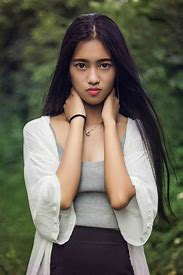
#> input picture 人脸识别案例/people.jpg, 183 x 275 px
$ python '人脸识别案例.py'
#> lines starting #> are read from the running program, lines starting #| are printed output that depends on the picture; after the words box and inside, x2 and y2 are one past the last pixel; in counts of white or black regions, pixels touching at a corner belong together
import cv2 as cv
import matplotlib.pyplot as plt

# 加载分类器
face_cas = cv.CascadeClassifier('D:/pythonProject/face/opencv/sources/data/haarcascades/haarcascade_frontalface_default.xml')
eyes_cas = cv.CascadeClassifier('D:/pythonProject/face/opencv/sources/data/haarcascades/haarcascade_eye.xml')

# 检查分类器是否加载成功
if face_cas.empty() or eyes_cas.empty():
    raise IOError('Unable to load the face/eye cascade classifiers.')

# 读取图片
img = cv.imread("people.jpg")
#> img is the input picture: shape (275, 183, 3); mean B, G, R 86.3, 100.1, 102.7
gray = cv.cvtColor(img, cv.COLOR_BGR2GRAY)
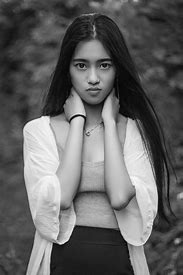
#> gray: shape (275, 183); min 1, max 254, mean 99.3

# 调用识别人脸
faceRects = face_cas.detectMultiScale(gray, scaleFactor=1.2, minNeighbors=3, minSize=(32, 32))
#> faceRects = [[63, 44, 58, 58], [15, 25, 52, 52]]

# 绘制人脸框
for faceRect in faceRects:
    x, y, w, h = faceRect
    cv.rectangle(img, (x, y), (x + w, y + h), (0, 255, 0), 3)

    # 在识别出的人脸中进行眼睛的检测
    roi_gray = gray[y:y+h, x:x+w]
    roi_color = img[y:y+h, x:x+w]
    eyes = eyes_cas.detectMultiScale(roi_gray)

    # 绘制眼睛框
    for (ex, ey, ew, eh) in eyes:
        cv.rectangle(roi_color, (ex, ey), (ex + ew, ey + eh), (0, 255, 0), 2)
#> this loop made 2 passes
#> (x, y, w, h, eyes) on pass 1: (63, 44, 58, 58, [[8, 10, 22, 22], [29, 11, 22, 22]])
#> pass 1, `roi_gray = gray[y:y+h, x:x+w]`:
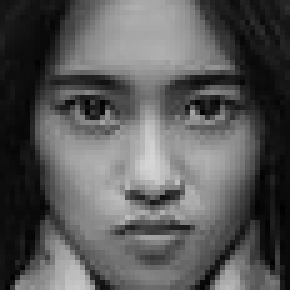
#> roi_gray: shape (58, 58) (shown 5 times larger); min 1, max 213, mean 88.2
#> pass 1, `roi_color = img[y:y+h, x:x+w]`:
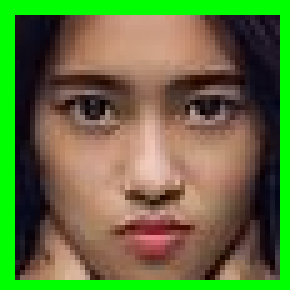
#> roi_color: shape (58, 58, 3) (shown 5 times larger); mean B, G, R 62.6, 114.5, 99.3
#> pass 2, `roi_gray = gray[y:y+h, x:x+w]`:
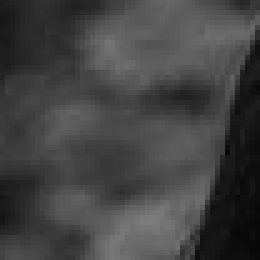
#> roi_gray: shape (52, 52) (shown 5 times larger); min 7, max 124, mean 67
#> pass 2, `roi_color = img[y:y+h, x:x+w]`:
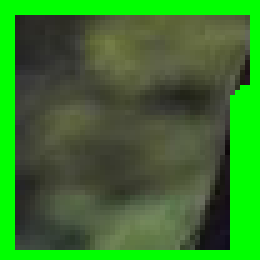
#> roi_color: shape (52, 52, 3) (shown 5 times larger); mean B, G, R 43.4, 118.8, 55.8
#> after the loop:
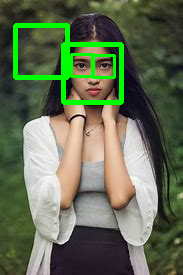
#> img: shape (275, 183, 3); 5.09% of pixels changed, all inside (x1, y1, x2, y2) = (13, 23, 124, 105)

# 显示结果
plt.figure(figsize=(8, 6), dpi=100)
plt.imshow(img[:, :, ::-1])
plt.title('检测结果')
plt.xticks([]), plt.yticks([])
plt.show()
